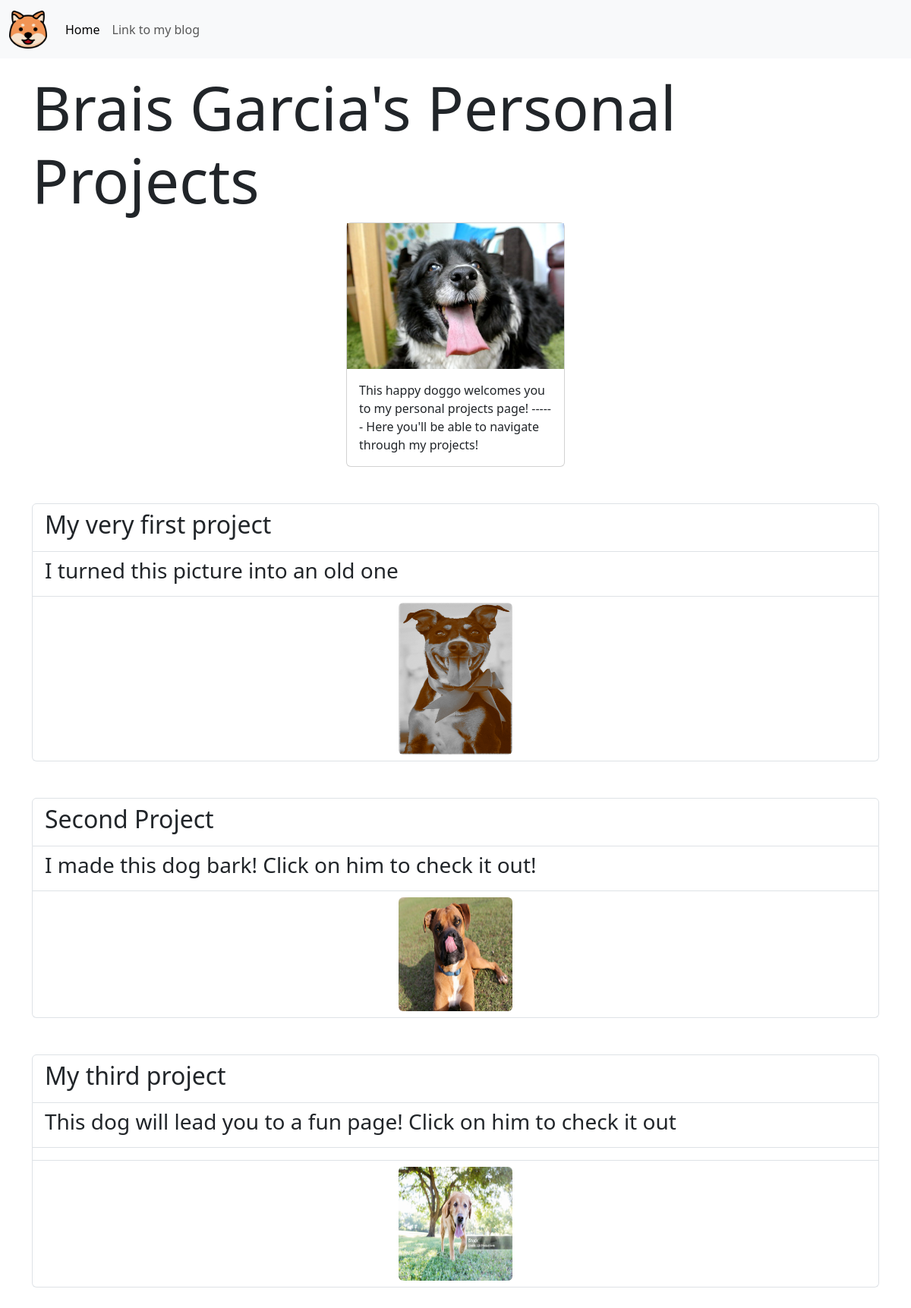
The page / on the database its author committed.
### portfolio/models.py (models this page shows)
class Project(models.Model):
    title = models.CharField(max_length=100)
    description = models.CharField(max_length=250)
    image = models.ImageField(upload_to='portfolio/images')
    url = models.URLField(blank=True)

### portfolio/views.py (the view)
# urls.py: 2. Add a URL to urlpatterns:  path('', views.home, name='home')
def home(request):
    projects = Project.objects.all()
    return render(request,'portfolio/home.html',{'projects':projects})

### portfolio/templates/portfolio/home.html (shortened to what this page needs)
{%extends 'portfolio/base.html'%} {% block content %} {%load static%}
<div class="container mt-3">
	<h1 class="display-1">Brais Garcia's Personal Projects</h1>
	<div class="card mx-auto" style="width: 18rem">
		<img
			src="{% static 'portfolio/7609718834_416d41c0af_w.jpg'%}"
			alt="Happy dog with it's tongue out"
			class="card-image-top"
		/>
		<div class="card-body">
			<p class="card-text">
				This happy doggo welcomes you to my personal projects page!
				------ Here you'll be able to navigate through my projects!
			</p>
		</div>
	</div>
<br><br>
	 {% for project in projects %}
	<ul class="list-group">
		<li class="list-group-item">
			<h2>{{project.title}}</h2>
		</li>
		<li class="list-group-item">
			<h3>{{project.description}}</h3>
		</li>
		<li class="list-group-item">
			{% if project.title == 'Second Project'%}
			<img
				class="rounded mx-auto d-block"
				src="{{project.image.url}}"
				alt="{{project.image}}"
				width="150"
				height="150"
				onClick="bark()"
			/>
			{%elif project.url%}
			<li class="list-group-item">
			<a href="{{project.url}}"
				><img
					class="rounded mx-auto d-block"
					src="{{project.image.url}}"
					alt="{{project.image}}"
					width="150"
					height="150"
			/></a>
		</li>
		{% else %}
			<img
				class="rounded mx-auto d-block"
				src="{{project.image.url}}"
				alt="{{project.image}}"
				width="150"
				height="200"
			/>
			{% endif %}
		</li>
	</ul>
	<br><br>
	{% endfor %}
</div>
{% endblock%}

### portfolio/templates/portfolio/base.html (shortened to what this page needs)
<!DOCTYPE html>
{%load static%}
<html lang="en">
	<head>
		<link
			href="https://cdn.jsdelivr.net/npm/bootstrap@5.3.3/dist/css/bootstrap.min.css"
			rel="stylesheet"
		/>
	</head>
	<body>
		<nav class="navbar navbar-expand-lg bg-body-tertiary">
			<div class="container-fluid">
				<a class="navbar-brand" href="/"
					><img
						src="{% static 'portfolio/happy.png'%}"
						alt="happy dog icon"
						class="d-inline-block align-text-top"
						height="50"
						width="50"
					/>
				</a>
				<div
					class="collapse navbar-collapse"
					id="navbarSupportedContent"
				>
					<ul class="navbar-nav me-auto mb-2 mb-lg-0">
						<li class="nav-item">
							<a
								class="nav-link active"
								aria-current="page"
								href="/"
								>Home</a
							>
						</li>
						<li class="nav-item">
							<a class="nav-link" href="blog/">Link to my blog</a>
						</li>
					</ul>
				</div>
			</div>
		</nav>
		{% block content %} {% endblock %}
	</body>
</html>

### rows shown on the page
Project: title "My very first project", description "I turned this picture into an old one", image (picture)
Project: title "Second Project", description "I made this dog bark! Click on him to check it out!", image (picture)
Project: title "My third project", description "This dog will lead you to a fun page! Click on him to check it out", image (picture)
